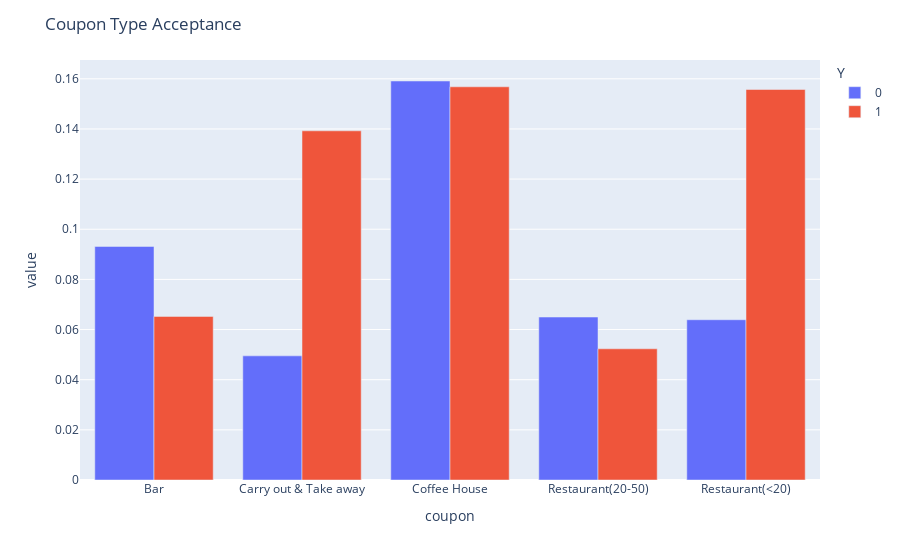

The cell this chart's notebook holds for it:
### Markdown cell above
## Overview of All Coupon Acceptance Rates

### Code cell
ct = pd.crosstab(data['coupon'], data['Y'], normalize=True)
ct['sum'] = ct[0] + ct[1]
ct['Acceptance Rate'] = ct[1] / ct['sum']
print(ct.sort_values(by='Acceptance Rate'))
fig = px.bar(ct[[0,1]], barmode="group")
fig.update_layout(title='Coupon Type Acceptance')

### Figure 1 — Plotly figure (JSON) as saved in the notebook; plotly's stock layout.template omitted (floating-point values rounded to 4 significant figures)
{"data": [{"alignmentgroup": "True", "hovertemplate": "Y=0<br>coupon=%{x}<br>value=%{y}<extra></extra>", "legendgroup": "0", "marker": {"color": "#636efa", "pattern": {"shape": ""}}, "name": "0", "offsetgroup": "0", "orientation": "v", "showlegend": true, "textposition": "auto", "type": "bar", "x": ["Bar", "Carry out & Take away", "Coffee House", "Restaurant(20-50)", "Restaurant(<20)"], "xaxis": "x", "y": [0.09314, 0.04951, 0.1591, 0.06499, 0.06391], "yaxis": "y"}, {"alignmentgroup": "True", "hovertemplate": "Y=1<br>coupon=%{x}<br>value=%{y}<extra></extra>", "legendgroup": "1", "marker": {"color": "#EF553B", "pattern": {"shape": ""}}, "name": "1", "offsetgroup": "1", "orientation": "v", "showlegend": true, "textposition": "auto", "type": "bar", "x": ["Bar", "Carry out & Take away", "Coffee House", "Restaurant(20-50)", "Restaurant(<20)"], "xaxis": "x", "y": [0.06524, 0.1392, 0.1568, 0.05232, 0.1557], "yaxis": "y"}], "layout": {"barmode": "group", "legend": {"title": {"text": "Y"}, "tracegroupgap": 0}, "margin": {"t": 60}, "title": {"text": "Coupon Type Acceptance"}, "xaxis": {"anchor": "y", "domain": [0, 1], "title": {"text": "coupon"}}, "yaxis": {"anchor": "x", "domain": [0, 1], "title": {"text": "value"}}}}
